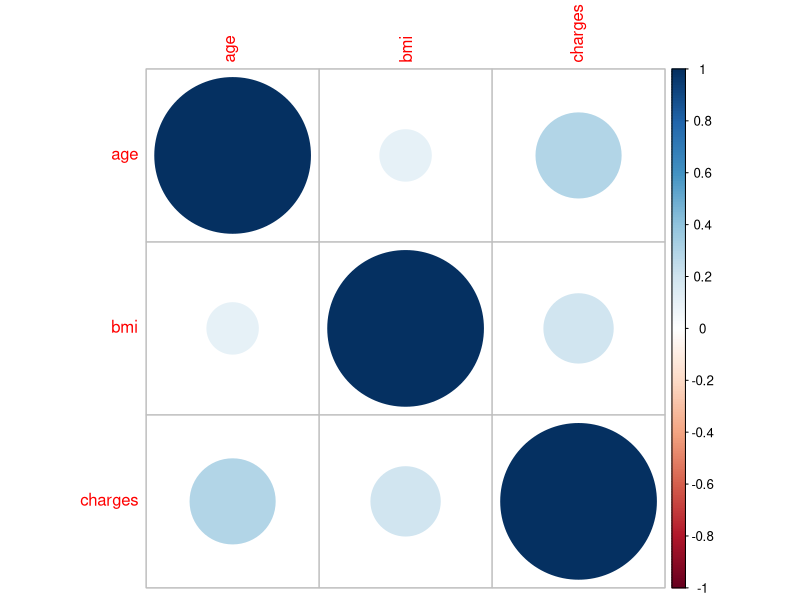
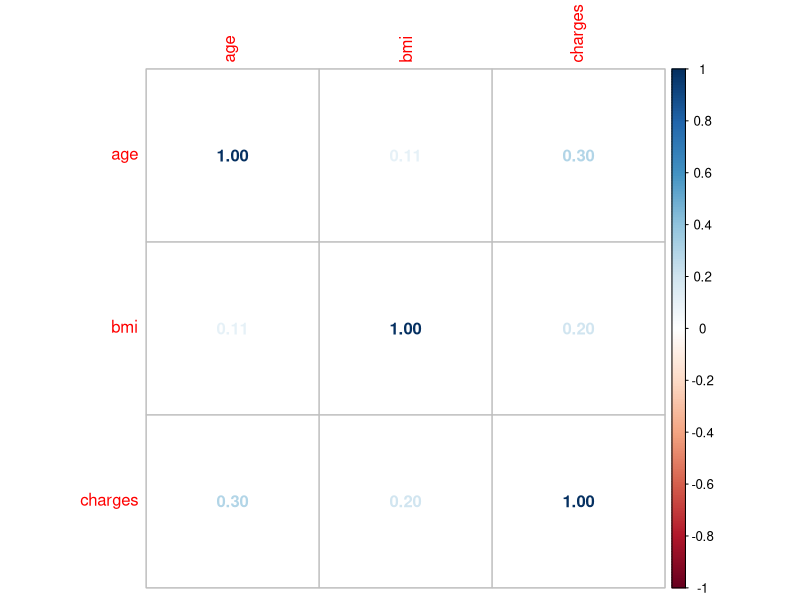
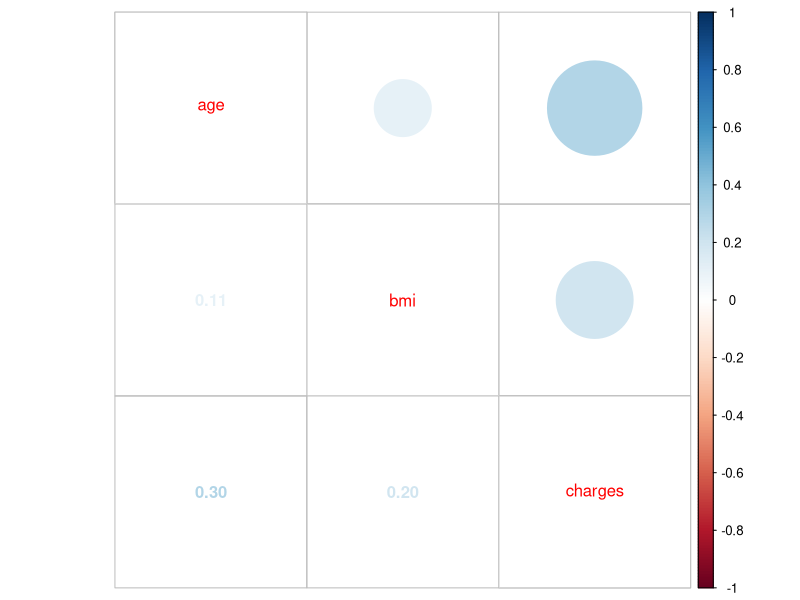
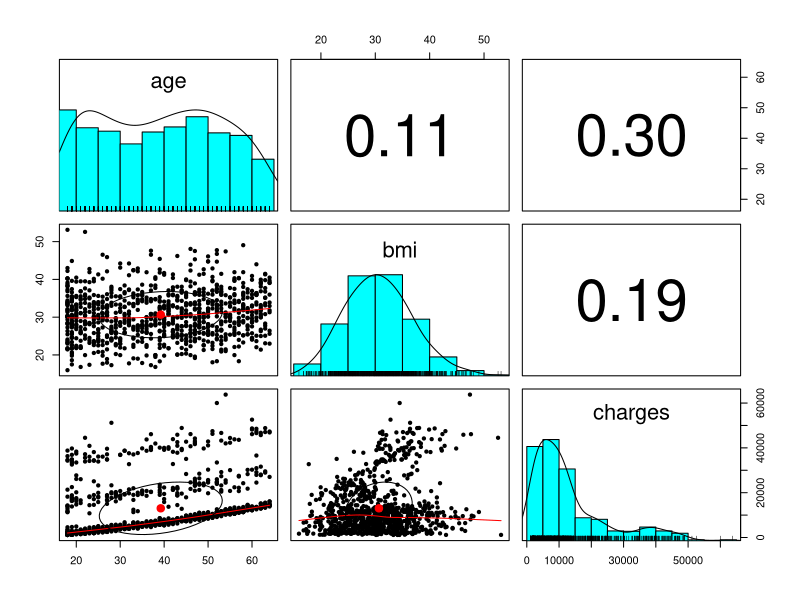
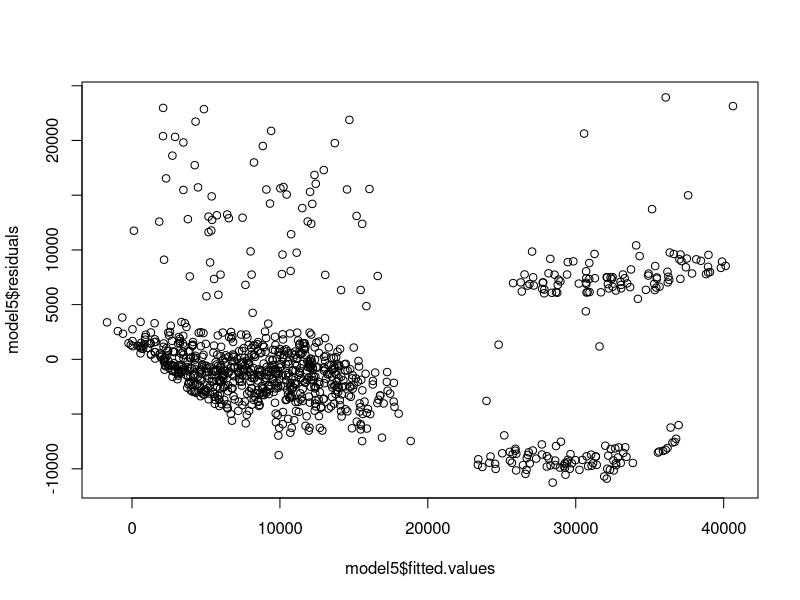
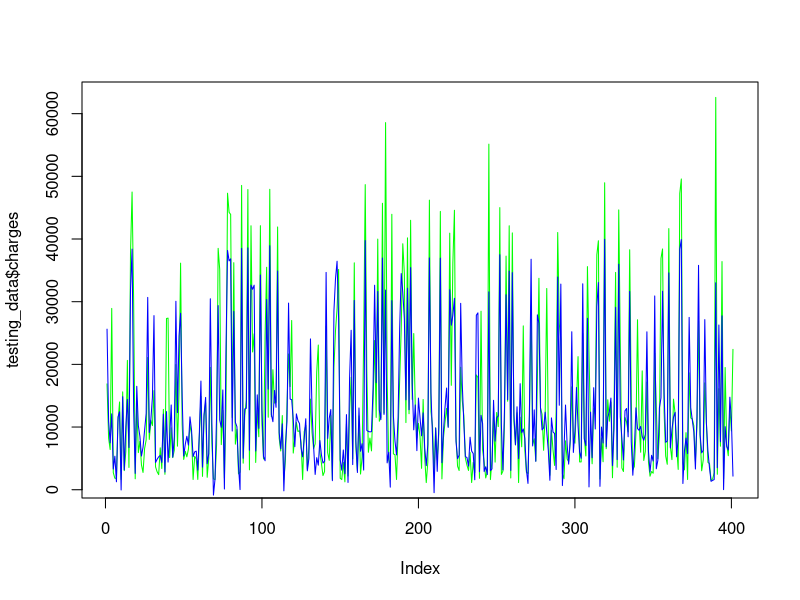

Write R code to recreate these figures, in order.
setwd("C:/Users/Souvik/Downloads/PPA")

library(car)
library(corrplot)
library(caret)
library(caTools)
library(psych)

insurance <- read.csv("insurance_LR1.csv", stringsAsFactors = TRUE)
dim(insurance)
str(insurance)
summary(insurance)

#to convert variable into factor variable
insurance$sex <- as.factor(insurance$sex)
summary(insurance)

insurance$children <- as.factor(insurance$children)
summary(insurance)

#treat Missing values
#is.na(insurance$bmi)

#insurance$bmi[is.na(insurance$bmi)] <- mean(insurance$bmi, na.rm = TRUE)
#insurance$bmi[is.na(insurance$bmi)] <- 0
insurance <- na.omit(insurance)

cr <- cor(insurance[c("age","bmi","charges")])
cr
corrplot(cr, type = "full")
corrplot(cr,method = "number")
corrplot.mixed(cr)

#To Dummy variables

insurance$smoker_y <- ifelse(insurance$smoker == "yes", 1,0)
insurance$smoker_n <- ifelse(insurance$smoker == "no", 1,0)
insurance$region_se <- ifelse(insurance$region == "southeast", 1,0)
insurance$region_ne <- ifelse(insurance$region == "northeast", 1,0)
insurance$region_sw <- ifelse(insurance$region == "southwest", 1,0)
insurance$region_nw <- ifelse(insurance$region == "northwest", 1,0)
View(insurance)
#Splitting of dataset into training and testing

split <- sample.split(insurance$charges, SplitRatio = 0.7)
training_data <- subset(insurance, split == "TRUE")
testing_data <- subset(insurance, split == "FALSE")

#pair.panels

pairs.panels(training_data[c("age","bmi","charges")])

#Linear Regression
model1 <- lm(charges ~ age, data = training_data)
summary(model1)

model2 <- lm(charges ~ age+bmi, data = training_data)
summary(model2)

model3 <- lm(charges ~ age+bmi+smoker_y, data = training_data)
summary(model3)

model4 <- lm(charges ~ age+bmi+smoker_y+region_nw, data = training_data)
summary(model4)

model5 <- lm(charges ~ age+bmi+smoker_y, data = training_data)
summary(model5)

plot(model5$fitted.values,model5$residuals)

#prediction 
prediction <- predict(model5, testing_data) 
head(prediction)
head(testing_data$charges)

plot(testing_data$charges,type="l",col="green")
lines(prediction,type="l",col="blue")

#marketing dataset
#amount spend dependent variable


#set WD on top
#Write all the libraries on the top
#There should be no views in your code
#No error in model
